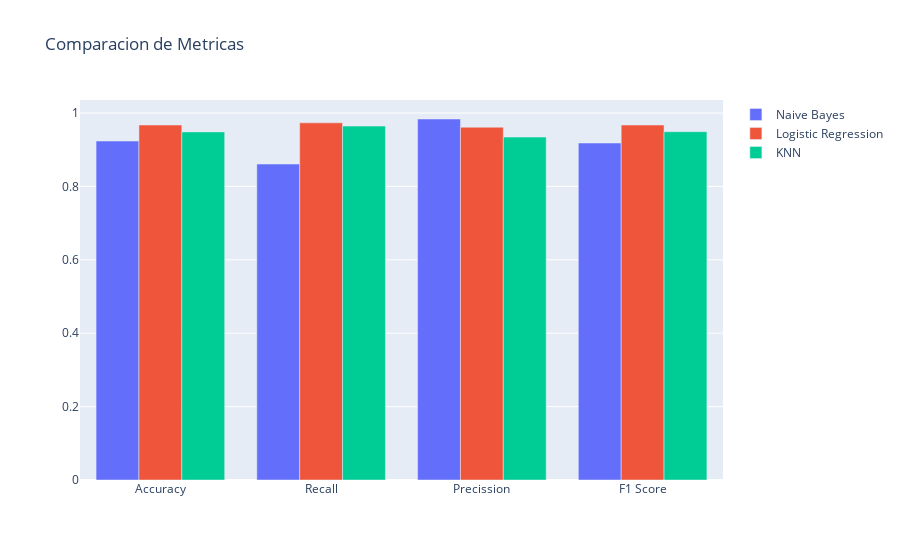

Notebook code for this chart:
### Markdown cell above
# Graficos comparativos

### Code cell
### Comparacion de las metricas de todos los modelos

## Naive Bayes como baseline
trace1 = go.Bar(
    x=['Accuracy', 'Recall', 'Precission', 'F1 Score'],
    y=[resultsAllModels['Accuracy'][0], resultsAllModels['Recall'][0], resultsAllModels['Precision'][0], resultsAllModels['F1 Score'][0]],
    name='Naive Bayes'
)


## Regresion logistica
trace2 = go.Bar(
    x=['Accuracy', 'Recall', 'Precission', 'F1 Score'],
    y=[resultsAllModels['Accuracy'][1], resultsAllModels['Recall'][1], resultsAllModels['Precision'][1], resultsAllModels['F1 Score'][1]],
    name='Logistic Regression'
)


## KNN
trace3 = go.Bar(
    x=['Accuracy', 'Recall', 'Precission', 'F1 Score'],
    y=[resultsAllModels['Accuracy'][2], resultsAllModels['Recall'][2], resultsAllModels['Precision'][2], resultsAllModels['F1 Score'][2]],
    name='KNN'
)

data = [trace1, trace2, trace3]
layout = go.Layout(
    barmode='group',
    title = 'Comparacion de Metricas'
)

fig = go.Figure(data=data, layout=layout)

#py.iplot(fig, filename='grouped-bar')
fig.show()

### Figure 1 — Plotly figure (JSON) as saved in the notebook; plotly's stock layout.template omitted (floating-point values rounded to 4 significant figures)
{"data": [{"name": "Naive Bayes", "type": "bar", "x": ["Accuracy", "Recall", "Precission", "F1 Score"], "y": [0.9238, 0.861, 0.9837, 0.9183]}, {"name": "Logistic Regression", "type": "bar", "x": ["Accuracy", "Recall", "Precission", "F1 Score"], "y": [0.9672, 0.9733, 0.9613, 0.9672]}, {"name": "KNN", "type": "bar", "x": ["Accuracy", "Recall", "Precission", "F1 Score"], "y": [0.9486, 0.9643, 0.9344, 0.9491]}], "layout": {"barmode": "group", "title": {"text": "Comparacion de Metricas"}}}
